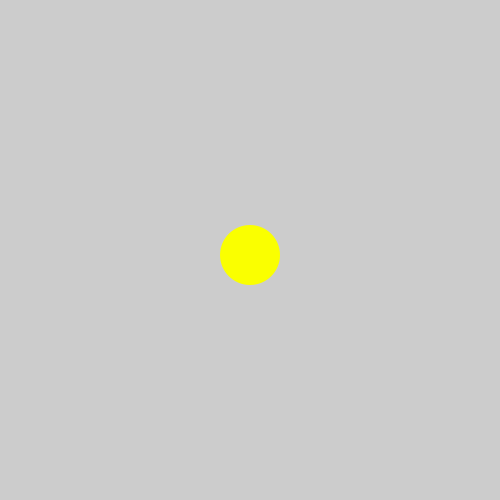
Frame 1 (no input)
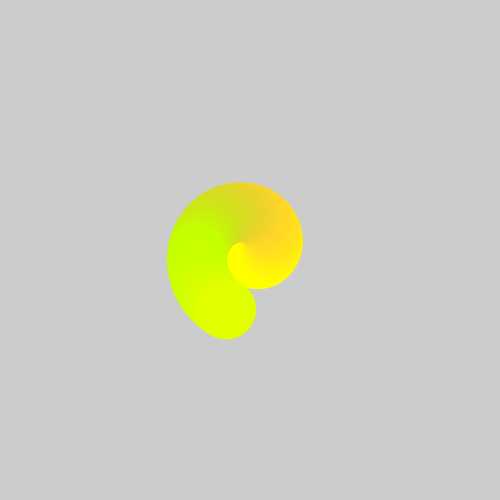
Frame 60 (the mouse pressed at the canvas centre just before this capture)
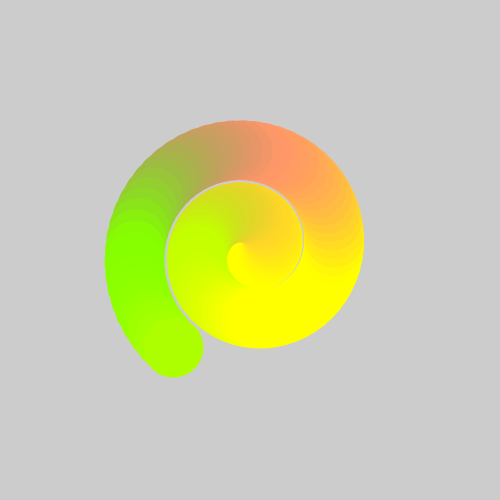
Frame 120 (the mouse held since frame 60 and released just before this capture)

The Processing sketch that drew these frames (run headless with seeded random() and noise(); from frame 60 on, the mouse is pressed at the canvas centre):

// Processing sketch: spiral
// ── spiral.pde
void setup()
{
  size(500, 500);  
  theta = 0;
  radius = 5;
  cx = width / 2;
  cy = height / 2;
  smallRadius = 60;
}
float cx, cy;
float x, y;
float theta;
float radius;
float smallRadius;
void draw()
{
  noStroke();
  
  //background(0);
  x = cx + (sin(theta) * radius);
  y = cy + (cos(theta) * radius);
  fill(x, y, 255 -y);
  ellipse(x, y, smallRadius, smallRadius);
  theta += 0.1f;
  radius += 1;
  //smallRadius -= .5;
}
